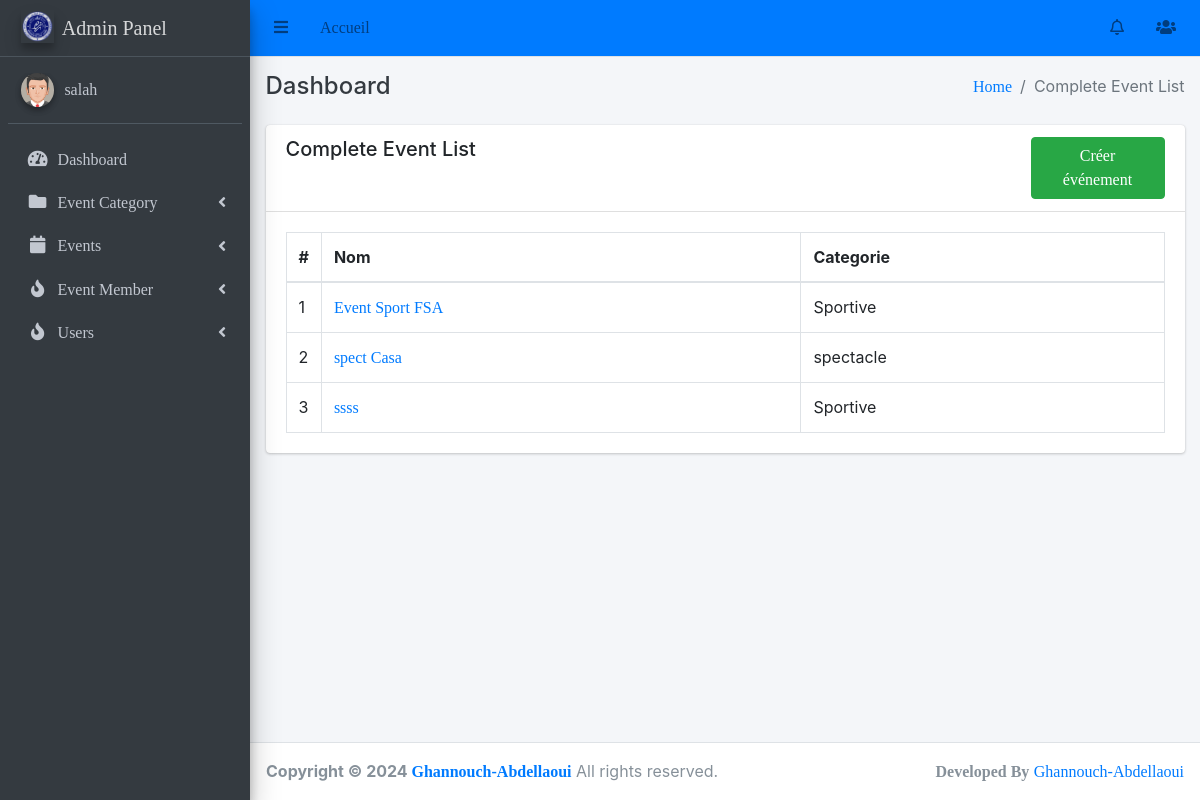
Screenshot of /events/complete-event/ (signed in) with the database file from the repository.
### events/models.py (models this page shows, shortened)
class Event(models.Model):
    category = models.ForeignKey(EventCategory, on_delete=models.CASCADE)
    name = models.CharField(max_length=255, unique=True)
    description = RichTextUploadingField()
    job_category = models.ForeignKey(JobCategory, on_delete=models.CASCADE)
    select_scheduled_status = (
        ('yet to scheduled', 'Yet to Scheduled'),
        ('scheduled', 'Scheduled')
    )
    scheduled_status = models.CharField(max_length=25, choices=select_scheduled_status)
    venue = models.CharField(max_length=255)
    start_date = models.DateField()
    end_date = models.DateField()
    location = LocationField()
    maximum_attende = models.PositiveIntegerField()
    created_user = models.ForeignKey('auth.User', on_delete=models.CASCADE, null=True, blank=True, related_name='event_created_user')
    updated_user = models.ForeignKey('auth.User', on_delete=models.CASCADE, blank=True, null=True, related_name='event_updated_user')
    created_date = models.DateField(auto_now_add=True)
    updated_date = models.DateField(auto_now_add=True)
    last_updated = models.DateTimeField(auto_now=True)
    status_choice = (
        ('disabled', 'Disabled'),
        ('active', 'Active'),
        ('deleted', 'Deleted'),
        ('time out', 'Time Out'),
        ('completed', 'Completed'),
        ('cancel', 'Cancel'),
    )
    status = models.CharField(choices=status_choice, max_length=10)
    price = models.DecimalField(max_digits=8, decimal_places=2,null=True)
    ticket = models.OneToOneField(Ticket, on_delete=models.CASCADE, null=True,  blank=True)

class EventCategory(models.Model):
    name = models.CharField(max_length=255, unique=True)
    code = models.CharField(max_length=6, unique=True)
    created_user = models.ForeignKey('auth.User', on_delete=models.CASCADE, related_name='created_user')
    updated_user = models.ForeignKey('auth.User', on_delete=models.CASCADE, related_name='updated_user')
    created_date = models.DateField(auto_now_add=True)
    updated_date = models.DateField(auto_now_add=True)
    status_choice = (
        ('active', 'Active'),
        ('deleted', 'Deleted'),
        ('blocked', 'Blocked'),
    )
    status = models.CharField(choices=status_choice, max_length=10)
    def __str__(self):
        return self.name

### events/views.py (the view)
# urls.py: path('complete-event/', CompleteEventList.as_view(), name='complete-event'),
class CompleteEventList(LoginRequiredMixin, ListView):
    login_url = 'login'
    model = Event
    template_name = 'events/complete_event_list.html'
    context_object_name = 'events'
    def get_queryset(self):
        return Event.objects.filter(status='completed')

### main/templates/events/complete_event_list.html (shortened to what this page needs)
{% extends 'base/base.html' %}
{% block breadcrumb %}Complete Event List{% endblock breadcrumb %}
{% block content %}
    <div class="row">
        <div class="col-md-12">
            <div class="card">
                <div class="card-header">
                    <div class="row">
                        <div class="col-md-10">
                            <h5>Complete Event List</h5>
                        </div>
                        <div class="col-md-2">
                            <a class="btn btn-success" href="{% url 'admin_events:event-create' %}">Créer événement</a>
                        </div>
                    </div>
                </div>
                <div class="card-body">
                    <table class="table table-bordered">
                        <thead>
                          <tr>
                            <th style="width: 10px">#</th>
                            <th>Nom</th>
                            <th>Categorie</th>
                          </tr>
                        </thead>
                        <tbody>
                            {% for event in events %}
                                <tr role="row">
                                    <td>{{ forloop.counter }}</td>
                                    <td>
                                        <a href="{% url 'admin_events:event-detail' event.id %}">{{ event.name }}</a>
                                    </td>
                                    <td>{{ event.category }}</td>
                                </tr>
                            {% endfor %}
                        </tbody>
                      </table>
                </div>
            </div>
        </div>
    </div>
{% endblock content %}

### main/templates/base/sidebar.html (shortened to what this page needs)
{% load static %}
<aside class="main-sidebar sidebar-dark-primary elevation-4">
    <a href="#" class="brand-link">
      <img src="{% static 'img/logo.png' %}" alt="Logo" class="brand-image elevation-3"
           style="opacity: .8">
          <span class="brand-text font-weight-light">Admin Panel</span>
    </a>
    <div class="sidebar">
      <div class="user-panel mt-3 pb-3 mb-3 d-flex">
        <div class="image">
          <img src="{% static 'img/avatar5.png' %}" class="img-circle elevation-2" alt="User Image">
        </div>
        <div class="info">
          <a href="{% url 'admin_events:list_user' %}" class="d-block">{{request.user}}</a>
        </div>
      </div>
      <nav class="mt-2">
        <ul class="nav nav-pills nav-sidebar flex-column" data-widget="treeview" role="menu" data-accordion="false">
          <li class="nav-item">
            <a href="{% url 'dashboard' %}" class="nav-link">
              <i class="nav-icon fas fa-tachometer-alt"></i>
              <p>
                Dashboard
              </p>
            </a>
          </li>
          <li class="nav-item has-treeview menu-close">
            <a href="#" class="nav-link">
              <i class="nav-icon fas fa-folder"></i>
              <p>
                Event Category
                <i class="right fas fa-angle-left"></i>
              </p>
            </a>
          </li>
          <li class="nav-item has-treeview menu-close">
            <a href="#" class="nav-link">
              <i class="nav-icon fas fa-calendar"></i>
              <p>
                Events
                <i class="right fas fa-angle-left"></i>
              </p>
            </a>
          </li>
          <li class="nav-item has-treeview menu-close">
            <a href="#" class="nav-link">
              <i class="nav-icon fas fa-fire"></i>
              <p>
                Event Member
                <i class="right fas fa-angle-left"></i>
              </p>
            </a>
          </li>
          <li class="nav-item has-treeview menu-close">
            <a href="#" class="nav-link">
              <i class="nav-icon fas fa-fire"></i>
              <p>
                Users
                <i class="right fas fa-angle-left"></i>
              </p>
            </a>
          </li>
        </ul>
      </nav>
    </div>
  </aside>

### rows the page displays
Event: name "Event Sport FSA", category "Sportive"
Event: name "spect Casa", category "spectacle"
Event: name "ssss", category "Sportive"

### other values shown
{{ request.user }} "salah"
